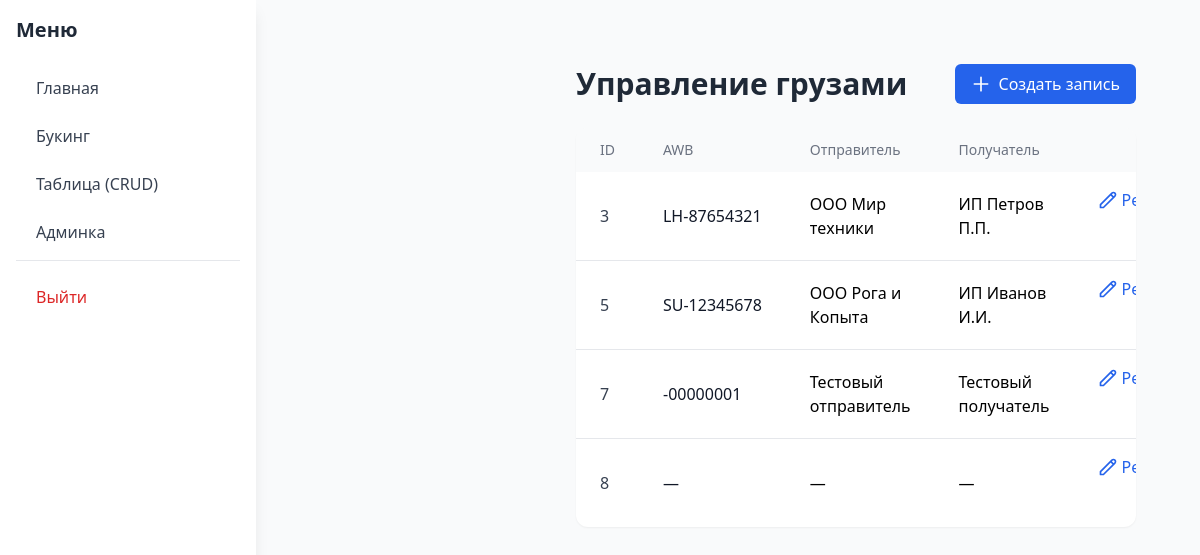
Page /table/ (signed in) on the committed database.
### app/models.py (models this page shows)
class Cargo(db.Model):
    __tablename__ = 'cargo'
    id = db.Column(db.Integer, primary_key=True)
    airline_code = db.Column(db.String(10), nullable=True)   # Код авиакомпании (IATA-префикс)
    awb_number = db.Column(db.String(20), nullable=True)     # Номер авианакладной
    shipper_line1 = db.Column(db.String(200), nullable=True)
    shipper_line2 = db.Column(db.String(200), nullable=True)
    shipper_line3 = db.Column(db.String(200), nullable=True)
    shipper_line4 = db.Column(db.String(200), nullable=True)
    recipient_line1 = db.Column(db.String(200), nullable=True)
    recipient_line2 = db.Column(db.String(200), nullable=True)
    recipient_line3 = db.Column(db.String(200), nullable=True)
    recipient_line4 = db.Column(db.String(200), nullable=True)
    cargo_description_line1 = db.Column(db.String(300), nullable=True)
    cargo_description_line2 = db.Column(db.String(300), nullable=True)
    cargo_description_line3 = db.Column(db.String(300), nullable=True)
    route1_to = db.Column(db.String(100), nullable=True)
    route1_by = db.Column(db.String(100), nullable=True)
    route2_to = db.Column(db.String(100), nullable=True)
    route2_by = db.Column(db.String(100), nullable=True)
    route3_to = db.Column(db.String(100), nullable=True)
    route3_by = db.Column(db.String(100), nullable=True)
    agent_line1 = db.Column(db.String(200), nullable=True)
    agent_line2 = db.Column(db.String(200), nullable=True)
    agent_line3 = db.Column(db.String(200), nullable=True)
    agent_code = db.Column(db.String(50), nullable=True)
    airport_departure = db.Column(db.Text, nullable=True)
    airport_arrival = db.Column(db.Text, nullable=True)
    booking = db.Column(db.String(50), nullable=True)
    places_count = db.Column(db.Integer, nullable=True)
    weight_brutto = db.Column(db.Float, nullable=True)
    volume = db.Column(db.Float, nullable=True)
    date_issued = db.Column(db.String(50), nullable=True)
    place_issued = db.Column(db.String(100), nullable=True)
    signature = db.Column(db.String(100), nullable=True)
    payment_line1 = db.Column(db.String(200), nullable=True)
    payment_line2 = db.Column(db.String(200), nullable=True)
    payment_line3 = db.Column(db.String(200), nullable=True)
    special_customs_info = db.Column(db.Text, nullable=True)

### app/table/routes.py (the view)
@table_bp.route('/')
def index():
    all_cargo = Cargo.query.all()
    return render_template('table/index.html', cargo_list=all_cargo)

### app/models.py (called while the page is built)
@login_manager.user_loader
def load_user(user_id):
    return User.query.get(int(user_id))

    def is_admin(self):
        return self.access_level >= 1

### app/table/routes.py (called while the page is built)
@table_bp.before_request
@login_required
def check_admin():
    if not current_user.is_admin():
        return "Доступ запрещён: требуется уровень администратора.", 403

### templates/table/index.html (shortened to what this page needs)
{% extends "base.html" %}
{% block content %}
<div class="ml-64 p-8">
    <div class="max-w-7xl mx-auto">
        <div class="flex justify-between items-center mb-6">
            <h1 class="text-3xl font-bold text-gray-800">Управление грузами</h1>
            <a href="{{ url_for('table.create') }}"
                class="bg-blue-600 hover:bg-blue-700 text-white px-4 py-2 rounded-md flex items-center transition-colors">
                <svg class="w-5 h-5 mr-2" fill="none" stroke="currentColor" viewBox="0 0 24 24">
                    <path stroke-linecap="round" stroke-linejoin="round" stroke-width="2" d="M12 4v16m8-8H4" />
                </svg>
                Создать запись
            </a>
        </div>
        <div class="bg-white rounded-xl shadow-sm overflow-hidden">
            <div class="overflow-x-auto">
                <table class="w-full">
                    <thead class="bg-gray-50">
                        <tr>
                            <th class="px-6 py-3 text-left text-sm font-medium text-gray-500">ID</th>
                            <th class="px-6 py-3 text-left text-sm font-medium text-gray-500">AWB</th>
                            <th class="px-6 py-3 text-left text-sm font-medium text-gray-500">Отправитель</th>
                            <th class="px-6 py-3 text-left text-sm font-medium text-gray-500">Получатель</th>
                            <th class="px-6 py-3 text-right text-sm font-medium text-gray-500">Действия</th>
                        </tr>
                    </thead>
                    <tbody class="divide-y divide-gray-200">
                        {% for c in cargo_list %}
                        <tr class="hover:bg-gray-50 transition-colors">
                            <td class="px-6 py-4 text-gray-700">{{ c.id }}</td>
                            <td class="px-6 py-4 font-medium text-gray-900">
                                {% if c.airline_code or c.awb_number %}
                                {{ c.airline_code or '' }}-{{ c.awb_number or '' }}
                                {% else %}
                                —
                                {% endif %}
                            </td>
                            <td class="px-6 py-4">{{ c.shipper_line1 or '—' }}</td>
                            <td class="px-6 py-4">{{ c.recipient_line1 or '—' }}</td>
                            <td class="px-6 py-4 text-right space-x-2">
                                <a href="{{ url_for('table.edit', cargo_id=c.id) }}"
                                    class="inline-flex items-center text-blue-600 hover:text-blue-800 transition-colors">
                                    <svg class="w-5 h-5 mr-1" fill="none" stroke="currentColor" viewBox="0 0 24 24">
                                        <path stroke-linecap="round" stroke-linejoin="round" stroke-width="2"
                                            d="M15.232 5.232l3.536 3.536m-2.036-5.036a2.5 2.5 0 113.536 3.536L6.5 21.036H3v-3.572L16.732 3.732z" />
                                    </svg>
                                    Редактировать
                                </a>
                            </td>
                        </tr>
                        {% endfor %}
                    </tbody>
                </table>
            </div>
        </div>
    </div>
</div>
{% endblock %}

### templates/base.html (shortened to what this page needs)
<!DOCTYPE html>
<html lang="ru" class="h-full">
<head>
    <script src="https://cdn.tailwindcss.com"></script>
</head>
<body class="h-full bg-gray-50">
    <nav class="fixed inset-y-0 left-0 w-64 bg-white shadow-lg">
        <div class="p-4">
            <h2 class="text-xl font-bold text-gray-800 mb-6">Меню</h2>
            <ul class="space-y-2">
                <li>
                    <a href="{{ url_for('main.index') }}"
                        class="flex items-center p-2 text-gray-700 rounded-lg hover:bg-blue-50 transition-colors">
                        <span class="ml-3">Главная</span>
                    </a>
                </li>
                <li>
                    <a href="{{ url_for('booking.index') }}"
                        class="flex items-center p-2 text-gray-700 rounded-lg hover:bg-blue-50 transition-colors">
                        <span class="ml-3">Букинг</span>
                    </a>
                </li>
                <li>
                    <a href="{{ url_for('table.index') }}"
                        class="flex items-center p-2 text-gray-700 rounded-lg hover:bg-blue-50 transition-colors">
                        <span class="ml-3">Таблица (CRUD)</span>
                    </a>
                </li>
                {% if current_user.is_admin %}
                <li>
                    <a href="{{ url_for('admin.admin_panel') }}"
                        class="flex items-center p-2 text-gray-700 rounded-lg hover:bg-yellow-50 transition-colors">
                        <span class="ml-3">Админка</span>
                    </a>
                </li>
                {% endif %}
                <li class="mt-8 border-t pt-4">
                    <a href="{{ url_for('auth.logout') }}"
                        class="flex items-center p-2 text-red-600 rounded-lg hover:bg-red-50 transition-colors">
                        <span class="ml-3">Выйти</span>
                    </a>
                </li>
            </ul>
        </div>
    </nav>
    <main class="ml-64 p-8 min-h-full">
        {% block content %}{% endblock %}
    </main>
</body>
</html>

### rows in the picture
Cargo: id "3", airline_code "LH", awb_number "87654321", shipper_line1 "ООО Мир техники", recipient_line1 "ИП Петров П.П."
Cargo: id "5", airline_code "SU", awb_number "12345678", shipper_line1 "ООО Рога и Копыта", recipient_line1 "ИП Иванов И.И."
Cargo: id "7", awb_number "00000001", shipper_line1 "Тестовый отправитель", recipient_line1 "Тестовый получатель"
Cargo: id "8", shipper_line1 "—", recipient_line1 "—"
